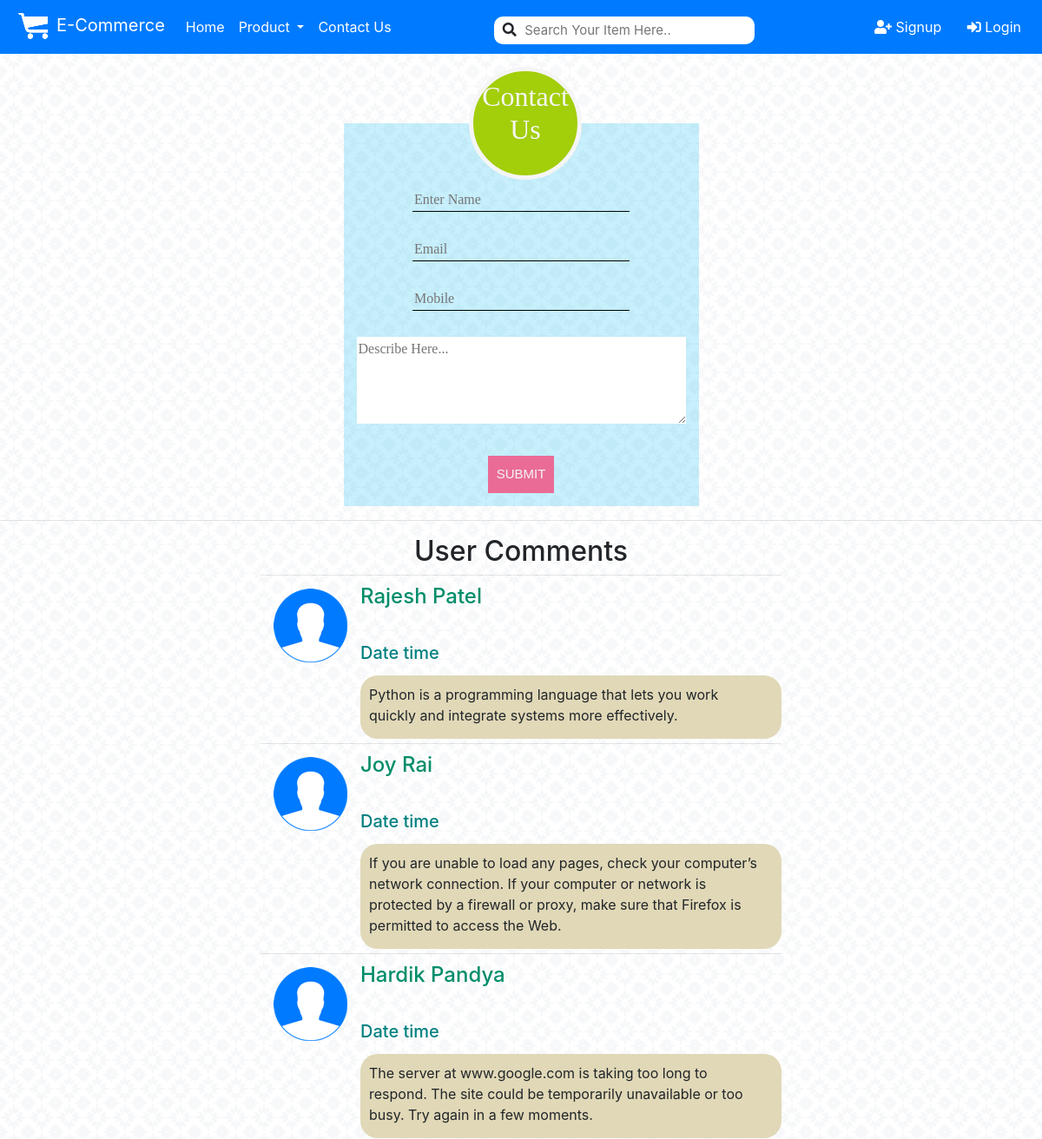
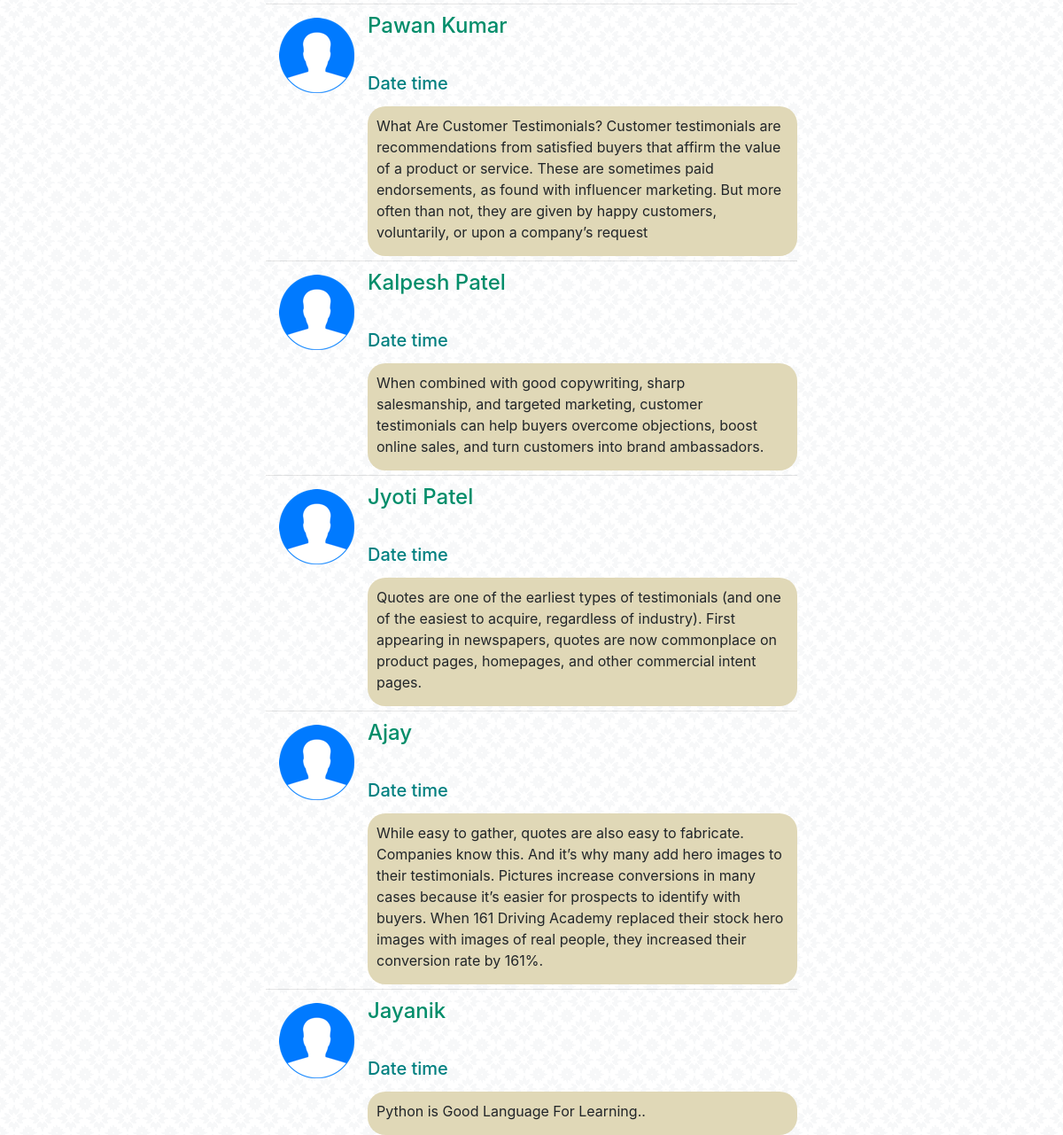
Page /contact/ on the committed database (2 pictures, top to bottom).
### app1/models.py (models this page shows, shortened)
class Contact(models.Model):
    name=models.CharField(max_length=100)
    email=models.CharField(max_length=100)
    mobile=models.CharField(max_length=100)
    feedback=models.TextField()

### app1/views.py (the view)
# urls.py: path('contact/',views.contact,name='contact'),
def contact(request):
    if request.method == "POST":
        cn=request.POST['cname']
        e=request.POST['email']
        m=request.POST['mobile']
        f=request.POST['feedback']
        Contact.objects.create(name=cn,email=e,mobile=m,feedback=f)
        msg="Contact Saved Successfully.."
        contacts = Contact.objects.all().order_by('-id')
        return render (request,'contact.html',{'msg':msg,'contacts':contacts})
    else:
        contacts = Contact.objects.all().order_by('-id')
        return render (request,'contact.html',{'contacts':contacts})

### app1/templates/contact.html (shortened to what this page needs)
{% extends 'header.html'%}
{% block content %}
{% load static %}
    <form name="contact" method="POST" action="{% url 'contact' %}">
        <table class="infotbl">
            <tr>
                <td colspan="2" align="center">
                    <span class="round">
                        <h2> Contact Us</h2>
                    </span>
                </td>
            </tr>
            <tr>
                <td  align="center">
                </td>
            </tr>
            <tr>
                <td><input type="text" class="contactinput" name="cname" placeholder="Enter Name" required></td>
            </tr>
            <tr>
                <td><input type="email" class="contactinput" name="email" placeholder="Email" required></td>
            </tr>
            <tr>
                <td><input type="text" class="contactinput" name="mobile" placeholder="Mobile" required></td>
            </tr>
            <tr>
                <td><textarea name="feedback" placeholder="Describe Here..." class="feedbk" rows="4" cols="40" required></textarea></td>
            </tr>
            <tr>
                <td  align="center">
                    <button class="submitbtn" type="submit" name="submit" value="SUBMIT" >SUBMIT</button>
                </td>
            </tr>
        </table>
        <hr>
        <center><h2>User Comments</h2></center>
        {% for i in contacts %}
        <div id="jayanik">
            <table class="commentstbl">
                <tr>
                    <td rowspan="2"><img src="{% static 'img/user.png'%}"></td>
                    <td class="nameclass"> <h4>{{i.name}}</h4></td>
                </tr>
                <tr>
                    <td class="dateclass"><h5>Date time</h5></td>
                </tr>
                <tr>
                    <td> </td>
                    <td class="feedclass">{{i.feedback}}</td>
                </tr>
                <hr style="margin-top: 5px; margin-bottom: 0px;">
            </table>
        </div>
        {% endfor %}
    </form>
{% endblock %}

### app1/templates/header.html (shortened to what this page needs)
{% load static %}
<!doctype html>
<html lang="en">
  <head>
    <link rel="stylesheet" href="https://stackpath.bootstrapcdn.com/bootstrap/4.5.2/css/bootstrap.min.css">
    <link rel="stylesheet" href="https://use.fontawesome.com/releases/v5.14.0/css/all.css">
    <link rel="stylesheet" type="text/css" href="{% static 'css/style.css'%}">
  </head>
  <body>
    <nav class="navbar navbar-expand-lg navbar-dark bg-primary">
        <a class="navbar-brand" href="/"><img src="{% static 'img/whitelg.png'%}">E-Commerce</a>
        <div class="collapse navbar-collapse" id="navbarSupportedContent">
          <ul class="navbar-nav mr-auto">
            <li class="nav-item active">
              <a class="nav-link" href="/">Home <span class="sr-only">(current)</span></a>
            </li>
            <li class="nav-item dropdown">
              <a class="nav-link dropdown-toggle active" href="" id="navbarDropdown" role="button" data-toggle="dropdown" aria-haspopup="true" aria-expanded="false">
                Product
              </a>
              <li class="nav-item active">
                <a class="nav-link" href="{% url 'contact' %}">Contact Us <span class="sr-only">(current)</span></a>
              </li>
              <li class="nav-item active mt-2" style="margin-left: 120px; ">
                <span class="fa fa-search form-control-feedback"></span>
                <input type="text" id="search" placeholder="Search Your Item Here..">
              </li>
            </li>
          </ul>
          <ul class="nav navbar-nav navbar-right">
            {% if request.session.fname %}
            <li class="nav-item"><img src="{{request.session.image}}" class="profilepic"></li>
            <li class="nav-item dropdown">
                <a class="nav-link dropdown-toggle active" href="" id="navbarDropdown" role="button" data-toggle="dropdown" aria-haspopup="true" aria-expanded="false">
                Welcome :{{request.session.fname}} {{request.session.lname}}
                </a>
                <div class="dropdown-menu" aria-labelledby="navbarDropdown">
                  <a class="dropdown-item" href="{% url 'profile' %}"><i class="fas fa-id-badge"></i>&nbsp;&nbsp;Profile</a>
                  <a class="dropdown-item" href="{% url 'change_password'%}"><i class="fas fa-edit"></i> Change Password</a>
                  <a class="dropdown-item" href="{% url 'logout' %}"><i class="fas fa-sign-out-alt"></i>&nbsp;&nbsp;Logout</a>
                </div>
              </li>
              <li class="nav-item"><a class="nav-link active " href="{% url 'mywishlist'%}"><i class="fa fa-bookmark" aria-hidden="true"></i> Wishlist <span class="badge badge-light">{{request.session.wishlist_len}}</span></a></li>&nbsp;&nbsp;&nbsp;
              <li class="nav-item"><a class="nav-link active " href="{% url 'mycart'%}"><i class="fa fa-shopping-cart" aria-hidden="true"></i> Cart <span class="badge badge-light">{{request.session.mycart_len}}</span></a></li>
            {% else %}
            <li class="nav-item"><a class="nav-link active" href="{% url 'signup' %}"><i class="fas fa-user-plus"></i> Signup</a></li>
            <li class="nav-item"><a class="nav-link active" href="{% url 'login' %}"><i class="fas fa-sign-in-alt"></i> Login</a></li>
            {% endif %}
          </ul>
        </div>
      </nav>
{% block content %}
{% endblock %}
  </body>
</html>

### app1/static/css/style.css (style rules this page uses)
body { background-image: url(../img/bgflower.png); background-repeat: repeat; background-attachment: fixed; }
th,td { padding: 15px; text-align: center; }
tr { padding-left: 200px; padding-right: 200px; }
.infotbl { margin: auto; margin-top: 80px; background-color: #33c4f545; font-family: cursive; border-radius: 0px; width: 30%; }
.contactinput { background-color: transparent; width: 250px; border: none; border-bottom: solid 1px; }
.round { position: absolute; background-color: #a3ce0a;; height: 130px; width: 130px; margin-top: -80px; margin-left: -60px; border-radius: 65px; padding-top: 10px; color: whitesmoke; border: 5px solid whitesmoke; }
.submitbtn { border:none; background-color: #ea6c96; font-size: 15px; padding: 10px; font-family: 'Franklin Gothic Medium', 'Arial Narrow', Arial, sans-serif; color:whitesmoke; }
.feedbk { border: none; }
#jayanik { width: 50%; margin-left: auto; margin-right: auto; }
.nameclass { padding-top: 0px; text-align: left; padding-left: 0px; width: 2500px; color: rgb(0, 141, 106); }
.dateclass { padding: 0px; text-align: left; padding-left: 0px; color: teal; }
.feedclass { background-color: #E0D8B7; text-align: left; padding-left: 10px; height:auto; padding-top: 10px; border-radius: 20px; }
#search { font-size: 15px; padding: 5px 35px; border-radius: 10px; width: 300px; border: none; outline-offset: 0; }
.form-control-feedback { position: relative;; margin-right: -30px; z-index: 1; }

### rows in the picture
Contact: name "Rajesh Patel", feedback "Python is a programming language that lets you work quickly and integrate systems more effectively."
Contact: name "Joy Rai", feedback "If you are unable to load any pages, check your computer’s network connection. If your computer or network is protected by a firewall or proxy, make sure that Firefox is permitted to access the Web."
Contact: name "Hardik Pandya", feedback "The server at www.google.com is taking too long to respond. The site could be temporarily unavailable or too busy. Try again in a few moments."
Contact: name "Pawan Kumar", feedback "What Are Customer Testimonials? Customer testimonials are recommendations from satisfied buyers that affirm the value of a product or service. These are sometimes paid endorsements, as found with influencer marketing. But more often than not, they are given by happy customers, voluntarily, or upon a company’s request"
Contact: name "Kalpesh Patel", feedback "When combined with good copywriting, sharp salesmanship, and targeted marketing, customer testimonials can help buyers overcome objections, boost online sales, and turn customers into brand ambassadors."
Contact: name "Jyoti Patel", feedback "Quotes are one of the earliest types of testimonials (and one of the easiest to acquire, regardless of industry). First appearing in newspapers, quotes are now commonplace on product pages, homepages, and other commercial intent pages."
Contact: name "Ajay", feedback "While easy to gather, quotes are also easy to fabricate. Companies know this. And it’s why many add hero images to their testimonials. Pictures increase conversions in many cases because it’s easier for prospects to identify with buyers. When 161 Driving Academy replaced their stock hero images with images of real people, they increased their conversion rate by 161%."
Contact: name "Jayanik", feedback "Python is Good Language For Learning.."
